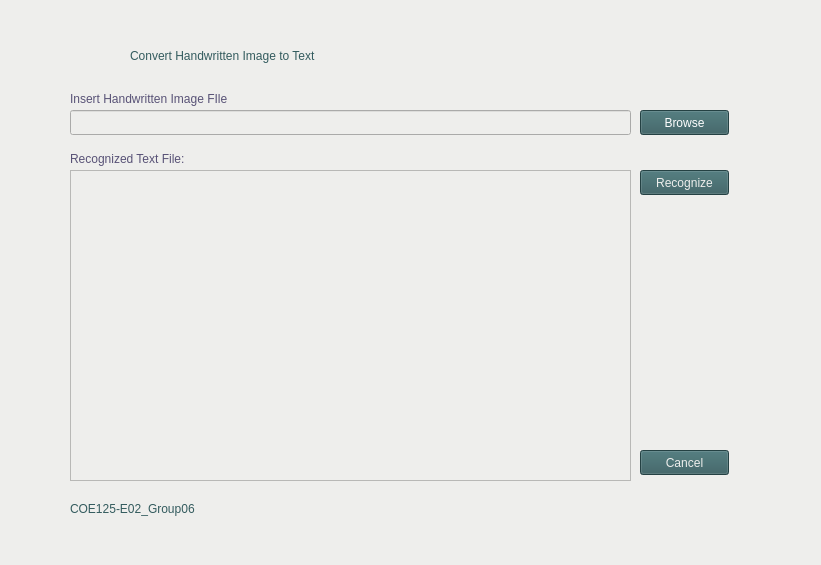
<?xml version="1.0" encoding="UTF-8"?>
<ui version="4.0">
 <class>MainWindow</class>
 <widget class="QMainWindow" name="MainWindow">
  <property name="geometry">
   <rect>
    <x>0</x>
    <y>0</y>
    <width>821</width>
    <height>565</height>
   </rect>
  </property>
  <property name="windowTitle">
   <string>MainWindow</string>
  </property>
  <property name="styleSheet">
   <string notr="true">background-color: rgb(238, 238, 236);</string>
  </property>
  <widget class="QWidget" name="centralwidget">
   <widget class="QPushButton" name="browsebtn">
    <property name="geometry">
     <rect>
      <x>640</x>
      <y>110</y>
      <width>89</width>
      <height>25</height>
     </rect>
    </property>
    <property name="styleSheet">
     <string notr="true">color: rgb(255, 255, 255);
background-color: rgb(51, 91, 94);</string>
    </property>
    <property name="text">
     <string>Browse</string>
    </property>
   </widget>
   <widget class="QLineEdit" name="dirText">
    <property name="geometry">
     <rect>
      <x>70</x>
      <y>110</y>
      <width>561</width>
      <height>25</height>
     </rect>
    </property>
    <property name="styleSheet">
     <string notr="true">color: rgb(0, 0, 0);</string>
    </property>
    <property name="text">
     <string/>
    </property>
   </widget>
   <widget class="QLabel" name="label">
    <property name="geometry">
     <rect>
      <x>70</x>
      <y>90</y>
      <width>211</width>
      <height>17</height>
     </rect>
    </property>
    <property name="styleSheet">
     <string notr="true">color: rgb(88, 82, 118);</string>
    </property>
    <property name="text">
     <string>Insert Handwritten Image FIle</string>
    </property>
   </widget>
   <widget class="QLabel" name="label_2">
    <property name="geometry">
     <rect>
      <x>70</x>
      <y>150</y>
      <width>161</width>
      <height>17</height>
     </rect>
    </property>
    <property name="styleSheet">
     <string notr="true">color: rgb(88, 82, 118);</string>
    </property>
    <property name="text">
     <string>Recognized Text File:</string>
    </property>
   </widget>
   <widget class="QPushButton" name="recogbtn">
    <property name="geometry">
     <rect>
      <x>640</x>
      <y>170</y>
      <width>89</width>
      <height>25</height>
     </rect>
    </property>
    <property name="styleSheet">
     <string notr="true">color: rgb(238, 238, 236);
background-color: rgb(51, 91, 94);</string>
    </property>
    <property name="text">
     <string>Recognize</string>
    </property>
   </widget>
   <widget class="QTextEdit" name="outputText">
    <property name="geometry">
     <rect>
      <x>70</x>
      <y>170</y>
      <width>561</width>
      <height>311</height>
     </rect>
    </property>
    <property name="styleSheet">
     <string notr="true">color: rgb(0, 0, 0);</string>
    </property>
    <property name="documentTitle">
     <string/>
    </property>
    <property name="html">
     <string>&lt;!DOCTYPE HTML PUBLIC &quot;-//W3C//DTD HTML 4.0//EN&quot; &quot;http://www.w3.org/TR/REC-html40/strict.dtd&quot;&gt;
&lt;html&gt;&lt;head&gt;&lt;meta name=&quot;qrichtext&quot; content=&quot;1&quot; /&gt;&lt;style type=&quot;text/css&quot;&gt;
p, li { white-space: pre-wrap; }
&lt;/style&gt;&lt;/head&gt;&lt;body style=&quot; font-family:'Ubuntu'; font-size:11pt; font-weight:400; font-style:normal;&quot;&gt;
&lt;p style=&quot;-qt-paragraph-type:empty; margin-top:0px; margin-bottom:0px; margin-left:0px; margin-right:0px; -qt-block-indent:0; text-indent:0px;&quot;&gt;&lt;br /&gt;&lt;/p&gt;
&lt;p style=&quot;-qt-paragraph-type:empty; margin-top:0px; margin-bottom:0px; margin-left:0px; margin-right:0px; -qt-block-indent:0; text-indent:0px;&quot;&gt;&lt;br /&gt;&lt;/p&gt;&lt;/body&gt;&lt;/html&gt;</string>
    </property>
    <property name="placeholderText">
     <string/>
    </property>
   </widget>
   <widget class="QPushButton" name="cancelbtn">
    <property name="geometry">
     <rect>
      <x>640</x>
      <y>450</y>
      <width>89</width>
      <height>25</height>
     </rect>
    </property>
    <property name="styleSheet">
     <string notr="true">color: rgb(238, 238, 236);
background-color: rgb(51, 91, 94);</string>
    </property>
    <property name="text">
     <string>Cancel</string>
    </property>
   </widget>
   <widget class="QLabel" name="label_3">
    <property name="geometry">
     <rect>
      <x>130</x>
      <y>40</y>
      <width>551</width>
      <height>31</height>
     </rect>
    </property>
    <property name="styleSheet">
     <string notr="true">font: 75 oblique 20pt &quot;Purisa&quot;;
color: rgb(51, 91, 94);

</string>
    </property>
    <property name="text">
     <string>Convert Handwritten Image to Text</string>
    </property>
   </widget>
   <widget class="QLabel" name="label_4">
    <property name="geometry">
     <rect>
      <x>70</x>
      <y>500</y>
      <width>161</width>
      <height>17</height>
     </rect>
    </property>
    <property name="styleSheet">
     <string notr="true">font: 75 11pt &quot;Gargi&quot;;
color: rgb(51, 91, 94);</string>
    </property>
    <property name="text">
     <string>COE125-E02_Group06</string>
    </property>
   </widget>
  </widget>
  <widget class="QMenuBar" name="menubar">
   <property name="geometry">
    <rect>
     <x>0</x>
     <y>0</y>
     <width>821</width>
     <height>22</height>
    </rect>
   </property>
  </widget>
  <widget class="QStatusBar" name="statusbar"/>
 </widget>
 <resources/>
 <connections/>
</ui>
